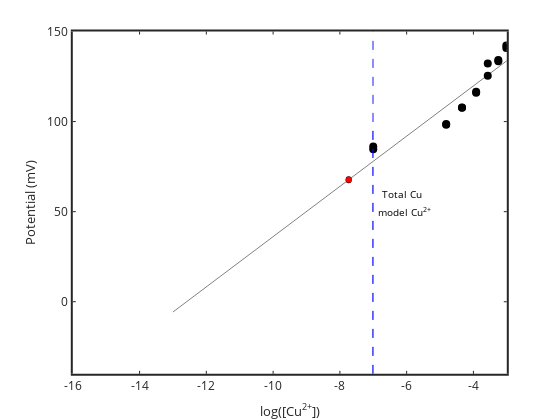

The notebook cell saved with this chart:
### Code cell
% MODEL FOR COMPARISON

%model with just inorganic speciation
%geochemical model
% input the constants and solution chemistry

flag1=2; %flag1 for concentration based search vector (1) or for log based search vector (2).
flag2=1; %flag2 for numerical derivatives (2) or analtyical derivatives (1)
database=[]; 
flag3=0; % flag3 1 for show warnings. 0 no warnings
flag4=0; %if=1 solve tableau one line at a time to get a good initial guess (no solids). really challenging probs only
flag5=0; %if=1 use stored initial guess for including solids

CuT=CuTmeas; inorganicTOTALS=[CuT];
inorganicTOTALS(inorganicTOTALS==0)=1e-16; % get rid of zero values, b/c div by zero error
TOTALS=[inorganicTOTALS]; %TOTALS=inorganicTOTALS;
pe=20.75-pH; PCO2=10^-3.5;
[Cuall,CuOH,CuOH2s,CuOs,CuCO3s,tenorite,malachite,MASSERR]=CuOHCO2opentableauallsolids(pH,pe,PCO2,TOTALS',flag1,flag2,flag3,flag4,flag5,database);
[CuwithCuOs,CuOH,CuOH2s,CuOs,CuCO3s,tenorite,malachite,MASSERR]=CuOHCO2opentableauCuOs(pH,pe,PCO2,TOTALS',flag1,flag2,flag3,flag4,flag5,database);
[Cunosolid,CuOH,CuOH2s,CuOs,CuCO3s,tenorite,malachite,MASSERR]=CuOHCO2opentableaunosolid(pH,pe,PCO2,TOTALS',flag1,flag2,flag3,flag4,flag5,database);

plot(log10(CuTplus),Emeas,'ko','markersize',8)

hold on
plot([logCuoriginal'],[mVAoriginal'],'ko')
logCuplot=-13:0.1:-3; Eplot=polyval(param,logCuplot);
plot(logCuplot,Eplot,'k-')
set(gca,'linewidth',2)
xlabel('log[Cu^{2+}]'); ylabel('E (mV)')
hold on

plot([log10(Cuall) log10(Cuall)],[-100 100],'b--')
plot([log10(Cunosolid) log10(Cunosolid)],[-100 150],'b--'); hold on
plot([log10(CuT) log10(CuT)],[-100 150],'b--')
%plot([-9.576 -9.576],[-100 100],'b--')

text(log10(Cunosolid)+0.1,50,'model Cu^{2+}','rotation',90)
text(log10(CuT)+0.2,60,'Total Cu','rotation',90)


xlabel('log([Cu^{2+}])')
ylabel('Potential (mV)')
set(gca,'LineWidth',2,'fontsize',12)

logCunosolid=log10(Cunosolid)
logCuoriginalsample=mean((mVAoriginal-param(2))/param(1))
logCuonept

axis([-16 -3 -40 150])

plot(logCuonept,Eorig,'ro','markerfacecolor','r')

### Figure 1 — Plotly figure (JSON) as saved in the notebook; plotly's stock layout.template omitted (floating-point values rounded to 4 significant figures)
{"data": [{"line": {"color": "rgb(0, 0, 0)", "width": 0.5}, "marker": {"color": "rgb(0, 0, 0)", "line": {"color": "rgb(0, 0, 0)"}, "size": 8, "symbol": "circle"}, "mode": "markers", "name": "", "showlegend": false, "type": "scatter", "visibility": true, "x": [-7, -7, -4.816, -4.816, -4.341, -4.341, -3.918, -3.918, -3.57, -3.57, -3.254, -3.254, -3.014, -3.014], "xaxis": "x", "y": [86.1, 84.6, 98.2, 98.6, 107.8, 107.7, 116.5, 116, 125.5, 132.2, 133.5, 134.2, 140.8, 142.2], "yaxis": "y"}, {"line": {"color": "rgb(0, 0, 0)", "width": 0.5}, "marker": {"color": "rgb(0, 0, 0)", "line": {"color": "rgb(0, 0, 0)"}, "size": 6, "symbol": "circle"}, "mode": "markers", "name": "", "showlegend": false, "type": "scatter", "visibility": true, "x": [-7.736], "xaxis": "x", "y": [68], "yaxis": "y"}, {"line": {"color": "rgb(0, 0, 0)", "width": 0.5}, "marker": {"color": "rgb(0, 0, 0)", "line": {"color": "rgb(0, 0, 0)"}, "size": 6, "symbol": "circle"}, "mode": "markers", "name": "", "showlegend": false, "type": "scatter", "visibility": true, "x": [-7.736], "xaxis": "x", "y": [67.4], "yaxis": "y"}, {"line": {"color": "rgb(0, 0, 0)", "dash": "solid", "width": 0.5}, "marker": {"color": "rgb(0, 0, 0)", "line": {"color": "rgb(0, 0, 0)"}, "size": 6, "symbol": "none"}, "mode": "lines", "name": "", "showlegend": false, "type": "scatter", "visibility": true, "x": [-13, -12.9, -12.8, -12.7, -12.6, -12.5, -12.4, -12.3, -12.2, -12.1, -12, -11.9, -11.8, -11.7, -11.6, -11.5, -11.4, -11.3, -11.2, -11.1, -11, -10.9, -10.8, -10.7, -10.6, -10.5, -10.4, -10.3, -10.2, -10.1, -10, -9.9, -9.8, -9.7, -9.6, -9.5, -9.4, -9.3, -9.2, -9.1, -9, -8.9, -8.8, -8.7, -8.6, -8.5, -8.4, -8.3, -8.2, -8.1, -8, -7.9, -7.8, -7.7, -7.6, -7.5, -7.4, -7.3, -7.2, -7.1, -7, -6.9, -6.8, -6.7, -6.6, -6.5, -6.4, -6.3, -6.2, -6.1, -6, -5.9, -5.8, -5.7, -5.6, -5.5, -5.4, -5.3, -5.2, -5.1, -5, -4.9, -4.8, -4.7, -4.6, -4.5, -4.4, -4.3, -4.2, -4.1, -4, -3.9, -3.8, -3.7, -3.6, -3.5, -3.4, -3.3, -3.2, -3.1, -3], "xaxis": "x", "y": [-5.708, -4.314, -2.919, -1.524, -0.1298, 1.265, 2.659, 4.054, 5.449, 6.843, 8.238, 9.632, 11.03, 12.42, 13.82, 15.21, 16.61, 18.0, 19.39, 20.79, 22.18, 23.58, 24.97, 26.37, 27.76, 29.16, 30.55, 31.95, 33.34, 34.73, 36.13, 37.52, 38.92, 40.31, 41.71, 43.1, 44.5, 45.89, 47.29, 48.68, 50.08, 51.47, 52.86, 54.26, 55.65, 57.05, 58.44, 59.84, 61.23, 62.63, 64.02, 65.42, 66.81, 68.2, 69.6, 70.99, 72.39, 73.78, 75.18, 76.57, 77.97, 79.36, 80.76, 82.15, 83.55, 84.94, 86.33, 87.73, 89.12, 90.52, 91.91, 93.31, 94.7, 96.1, 97.49, 98.89, 100.3, 101.7, 103.1, 104.5, 105.9, 107.3, 108.6, 110.0, 111.4, 112.8, 114.2, 115.6, 117.0, 118.4, 119.8, 121.2, 122.6, 124.0, 125.4, 126.8, 128.2, 129.6, 131.0, 132.4, 133.8], "yaxis": "y"}, {"line": {"color": "rgb(0,0,255)", "dash": "dash", "width": 0.5}, "marker": {"color": "rgb(0,0,255)", "line": {"color": "rgb(0,0,255)"}, "size": 6, "symbol": "none"}, "mode": "lines", "name": "", "showlegend": false, "type": "scatter", "visibility": true, "x": [-7.015, -7.015], "xaxis": "x", "y": [-100, 100], "yaxis": "y"}, {"line": {"color": "rgb(0,0,255)", "dash": "dash", "width": 0.5}, "marker": {"color": "rgb(0,0,255)", "line": {"color": "rgb(0,0,255)"}, "size": 6, "symbol": "none"}, "mode": "lines", "name": "", "showlegend": false, "type": "scatter", "visibility": true, "x": [-7.015, -7.015], "xaxis": "x", "y": [-100, 150], "yaxis": "y"}, {"line": {"color": "rgb(0,0,255)", "dash": "dash", "width": 0.5}, "marker": {"color": "rgb(0,0,255)", "line": {"color": "rgb(0,0,255)"}, "size": 6, "symbol": "none"}, "mode": "lines", "name": "", "showlegend": false, "type": "scatter", "visibility": true, "x": [-7, -7], "xaxis": "x", "y": [-100, 150], "yaxis": "y"}, {"line": {"color": "rgb(255,0,0)", "width": 0.5}, "marker": {"color": "rgb(255,0,0)", "line": {"color": "rgb(255,0,0)"}, "size": 6, "symbol": "circle"}, "mode": "markers", "name": "", "showlegend": false, "type": "scatter", "visibility": true, "x": [-7.731], "xaxis": "x", "y": [67.7], "yaxis": "y"}], "layout": {"annotations": [{"font": {"color": "rgb(0, 0, 0)", "size": 10}, "showarrow": false, "text": "model Cu<sup>2+</sup>", "x": -6.915, "xanchor": "left", "xref": "x", "y": 50, "yanchor": "middle", "yref": "y"}, {"font": {"color": "rgb(0, 0, 0)", "size": 10}, "showarrow": false, "text": "Total Cu", "x": -6.8, "xanchor": "left", "xref": "x", "y": 60, "yanchor": "middle", "yref": "y"}], "height": 420, "hovermode": "closest", "margin": {"b": 0, "l": 0, "r": 0, "t": 0}, "plot_bgcolor": "rgba(0, 0, 0, 0)", "showlegend": false, "width": 560, "xaxis": {"anchor": "y", "autorange": false, "domain": [0.13, 0.905], "exponentformat": "none", "gridcolor": "rgba(38,38,38,0.15)", "gridwidth": 2, "linecolor": "rgb(38,38,38)", "linewidth": 2, "mirror": "ticks", "range": [-16, -3], "showgrid": false, "showline": true, "side": "bottom", "spikedash": "solid", "spikemode": "across", "spikesides": false, "spikethickness": 1, "tickangle": 0, "tickcolor": "rgb(38,38,38)", "tickfont": {"color": "rgb(38,38,38)", "size": 12}, "ticklen": 3, "ticks": "inside", "ticktext": ["-16", "-14", "-12", "-10", "-8", "-6", "-4"], "tickvals": [-16, -14, -12, -10, -8, -6, -4], "title": {"font": {"color": "rgb(38,38,38)", "size": 13.2}, "text": "log([Cu<sup>2+</sup>])"}, "type": "linear", "visible": true, "zeroline": false}, "yaxis": {"anchor": "x", "autorange": false, "domain": [0.11, 0.925], "exponentformat": "none", "gridcolor": "rgba(38,38,38,0.15)", "gridwidth": 2, "linecolor": "rgb(38,38,38)", "linewidth": 2, "mirror": "ticks", "range": [-40, 150], "showgrid": false, "showline": true, "side": "left", "spikedash": "solid", "spikemode": "across", "spikesides": false, "spikethickness": 1, "tickangle": 0, "tickcolor": "rgb(38,38,38)", "tickfont": {"color": "rgb(38,38,38)", "size": 12}, "ticklen": 3, "ticks": "inside", "ticktext": ["0", "50", "100", "150"], "tickvals": [0, 50, 100, 150], "title": {"font": {"color": "rgb(38,38,38)", "size": 13.2}, "text": "Potential (mV)"}, "type": "linear", "visible": true, "zeroline": false}}}
